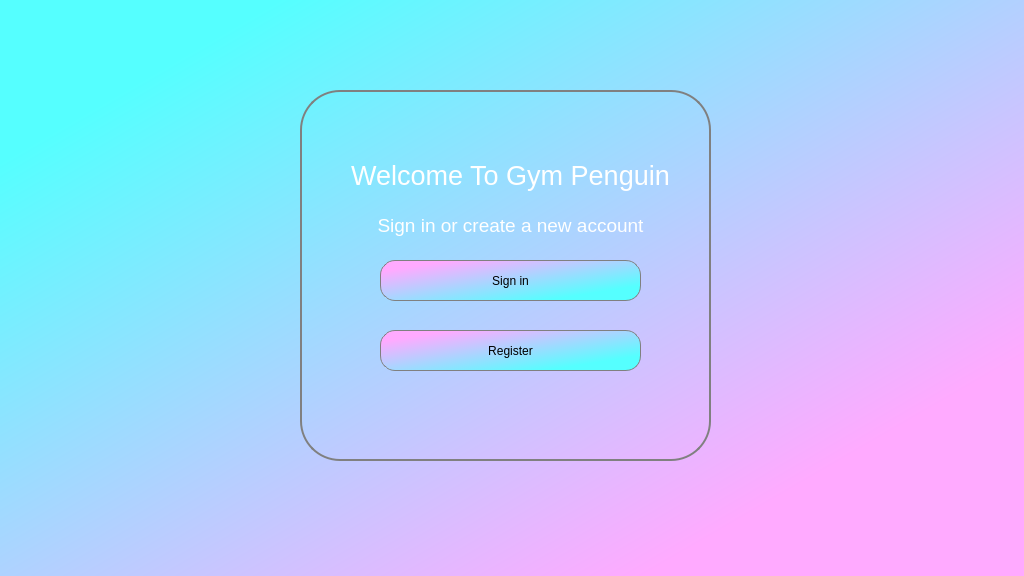
<?xml version="1.0" encoding="UTF-8"?>
<ui version="4.0">
 <class>Dialog</class>
 <widget class="QDialog" name="Dialog">
  <property name="geometry">
   <rect>
    <x>0</x>
    <y>0</y>
    <width>1024</width>
    <height>576</height>
   </rect>
  </property>
  <property name="windowTitle">
   <string>Dialog</string>
  </property>
  <widget class="QWidget" name="widget" native="true">
   <property name="geometry">
    <rect>
     <x>0</x>
     <y>0</y>
     <width>1024</width>
     <height>576</height>
    </rect>
   </property>
   <property name="maximumSize">
    <size>
     <width>1101</width>
     <height>771</height>
    </size>
   </property>
   <property name="styleSheet">
    <string notr="true">QWidget#widget{background-color:qlineargradient(spread:pad, x1:0.108, y1:0.170455, x2:0.795, y2:0.835, stop:0 rgba(85, 255, 255, 255), stop:0.994318 rgba(255, 170, 255, 255));}</string>
   </property>
   <widget class="QLabel" name="label_welcome">
    <property name="geometry">
     <rect>
      <x>0</x>
      <y>140</y>
      <width>1021</width>
      <height>71</height>
     </rect>
    </property>
    <property name="styleSheet">
     <string notr="true">font: 75 italic 16pt &quot;Rubik&quot;;
background-color: rgba(0,0,0,0%);
color:white;
outline:2px black;
</string>
    </property>
    <property name="text">
     <string>&lt;html&gt;&lt;head/&gt;&lt;body&gt;&lt;p align=&quot;center&quot;&gt;&lt;span style=&quot; font-size:20pt; font-weight:400; color:#ffffff;&quot;&gt;Welcome To Gym Penguin&lt;/span&gt;&lt;/p&gt;&lt;/body&gt;&lt;/html&gt;</string>
    </property>
   </widget>
   <widget class="QPushButton" name="Button_signIn">
    <property name="geometry">
     <rect>
      <x>380</x>
      <y>260</y>
      <width>261</width>
      <height>41</height>
     </rect>
    </property>
    <property name="styleSheet">
     <string notr="true">font: 12pt &quot;Mongolian Baiti&quot;;
border-style: outset;
border-width: 3px;
border-radius: 15px;
border: 1px solid grey;
padding: 6px;
background-color:qlineargradient(spread:pad, x1:0.108, y1:0.170455, x2:0.795, y2:0.835, stop:0 rgba(255, 170, 255, 255), stop:1 rgba(85, 255, 255, 255));

</string>
    </property>
    <property name="text">
     <string>Sign in</string>
    </property>
   </widget>
   <widget class="QPushButton" name="Button_register">
    <property name="geometry">
     <rect>
      <x>380</x>
      <y>330</y>
      <width>261</width>
      <height>41</height>
     </rect>
    </property>
    <property name="styleSheet">
     <string notr="true">font: 12pt &quot;Mongolian Baiti&quot;;
border-style: outset;
border-width: 3px;
border-radius: 15px;
border: 1px solid grey;
padding: 6px;
background-color:qlineargradient(spread:pad, x1:0.108, y1:0.170455, x2:0.795, y2:0.835, stop:0 rgba(255, 170, 255, 255), stop:1 rgba(85, 255, 255, 255));</string>
    </property>
    <property name="text">
     <string>Register</string>
    </property>
   </widget>
   <widget class="QLabel" name="label_signIn">
    <property name="geometry">
     <rect>
      <x>0</x>
      <y>200</y>
      <width>1021</width>
      <height>51</height>
     </rect>
    </property>
    <property name="styleSheet">
     <string notr="true">font: 75 italic 16pt &quot;Rubik&quot;;
background-color: rgba(0,0,0,0%);
color:white;</string>
    </property>
    <property name="text">
     <string>&lt;html&gt;&lt;head/&gt;&lt;body&gt;&lt;p align=&quot;center&quot;&gt;&lt;span style=&quot; font-size:14pt; font-weight:400;&quot;&gt;Sign in or create a new account&lt;/span&gt;&lt;/p&gt;&lt;/body&gt;&lt;/html&gt;</string>
    </property>
   </widget>
   <widget class="QFrame" name="frame">
    <property name="geometry">
     <rect>
      <x>300</x>
      <y>90</y>
      <width>411</width>
      <height>371</height>
     </rect>
    </property>
    <property name="styleSheet">
     <string notr="true">QFrame#frame{
border: 2px solid grey;
border-radius:40px}</string>
    </property>
    <property name="frameShape">
     <enum>QFrame::StyledPanel</enum>
    </property>
    <property name="frameShadow">
     <enum>QFrame::Raised</enum>
    </property>
   </widget>
   <zorder>frame</zorder>
   <zorder>label_welcome</zorder>
   <zorder>Button_signIn</zorder>
   <zorder>Button_register</zorder>
   <zorder>label_signIn</zorder>
  </widget>
 </widget>
 <resources/>
 <connections/>
</ui>
